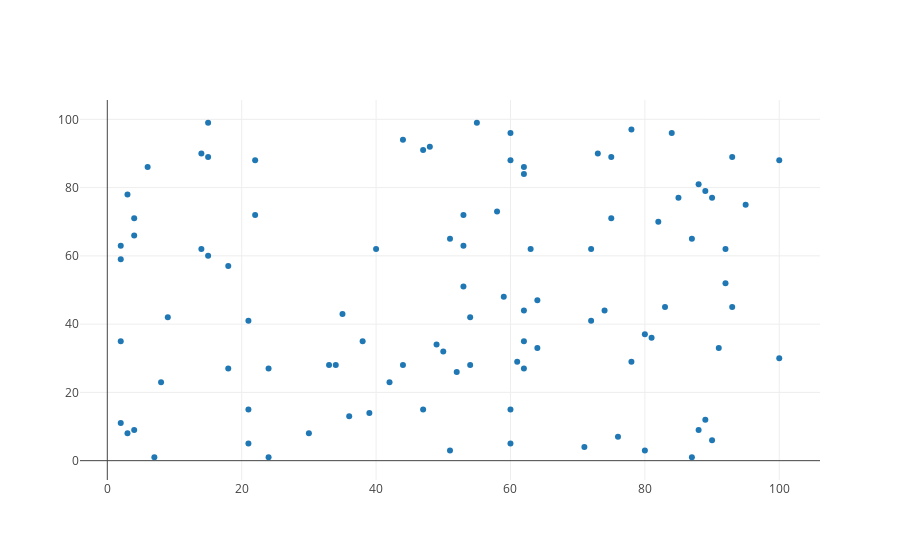

The cell this chart's notebook holds for it:
### Code cell
pyo.iplot(data, filename='scatter1.html')

### Figure 1 — Plotly figure (JSON) as saved in the notebook; plotly's stock layout.template omitted (floating-point values rounded to 4 significant figures)
{"data": [{"mode": "markers", "type": "scatter", "uid": "b85a52ba-7750-4679-bde8-895e2ae8b711", "x": [52, 93, 15, 72, 61, 21, 83, 87, 75, 75, 88, 100, 24, 3, 22, 53, 2, 88, 30, 38, 2, 64, 60, 21, 33, 76, 58, 22, 89, 49, 91, 59, 42, 92, 60, 80, 15, 62, 62, 47, 62, 51, 55, 64, 3, 51, 7, 21, 73, 39, 18, 4, 89, 60, 14, 9, 90, 53, 2, 84, 92, 60, 71, 44, 8, 47, 35, 78, 81, 36, 50, 4, 2, 6, 54, 4, 54, 93, 63, 18, 90, 44, 34, 74, 62, 100, 14, 95, 48, 15, 72, 78, 87, 62, 40, 85, 80, 82, 53, 24], "y": [26, 89, 60, 41, 29, 15, 45, 65, 89, 71, 9, 88, 1, 8, 88, 63, 11, 81, 8, 35, 35, 33, 5, 41, 28, 7, 73, 72, 12, 34, 33, 48, 23, 62, 88, 37, 99, 44, 86, 91, 35, 65, 99, 47, 78, 3, 1, 5, 90, 14, 27, 9, 79, 15, 90, 42, 77, 51, 63, 96, 52, 96, 4, 94, 23, 15, 43, 29, 36, 13, 32, 71, 59, 86, 28, 66, 42, 45, 62, 57, 6, 28, 28, 44, 84, 30, 62, 75, 92, 89, 62, 97, 1, 27, 62, 77, 3, 70, 72, 27]}], "layout": {}}
